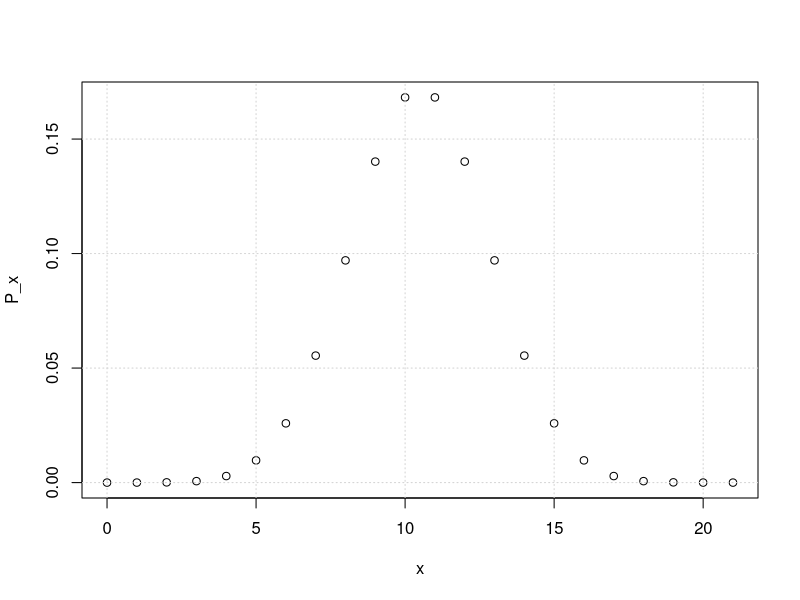
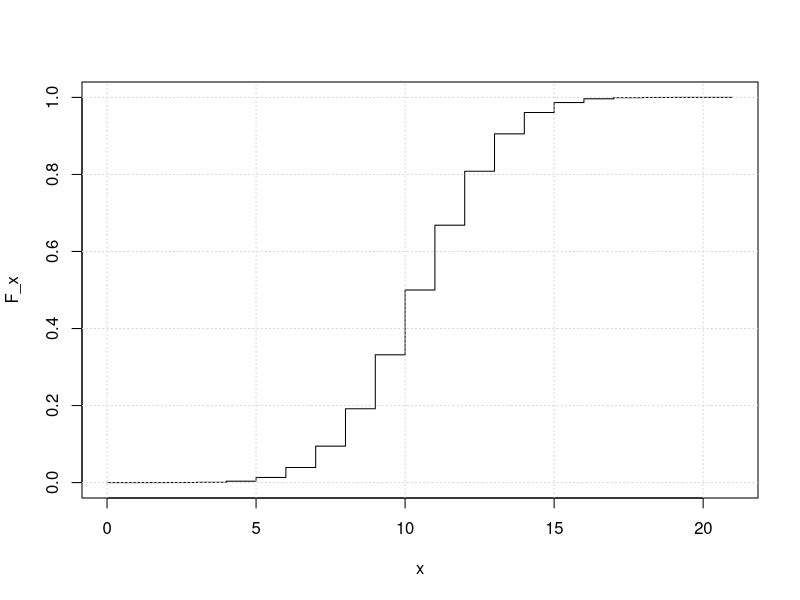
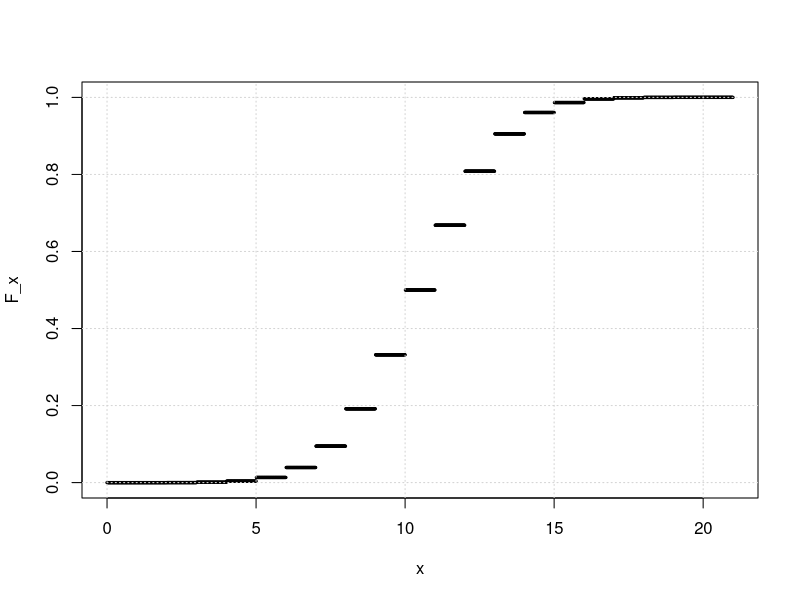
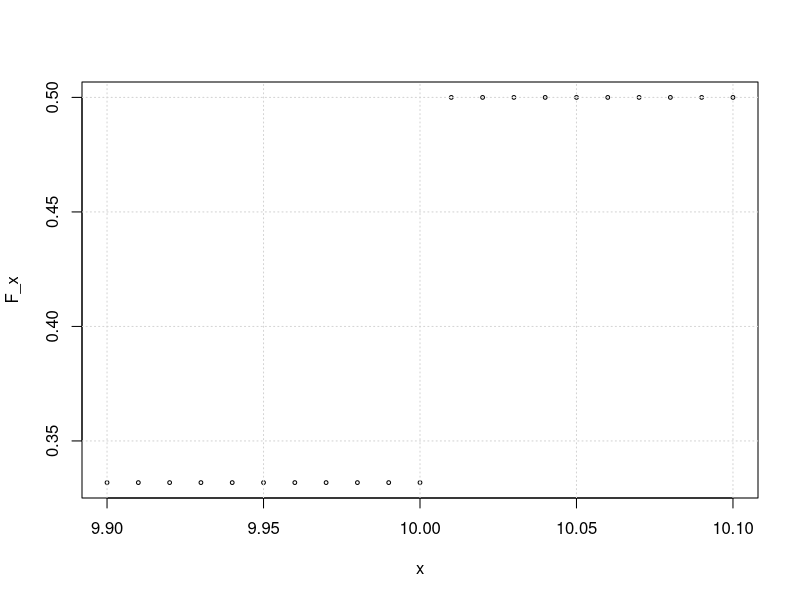
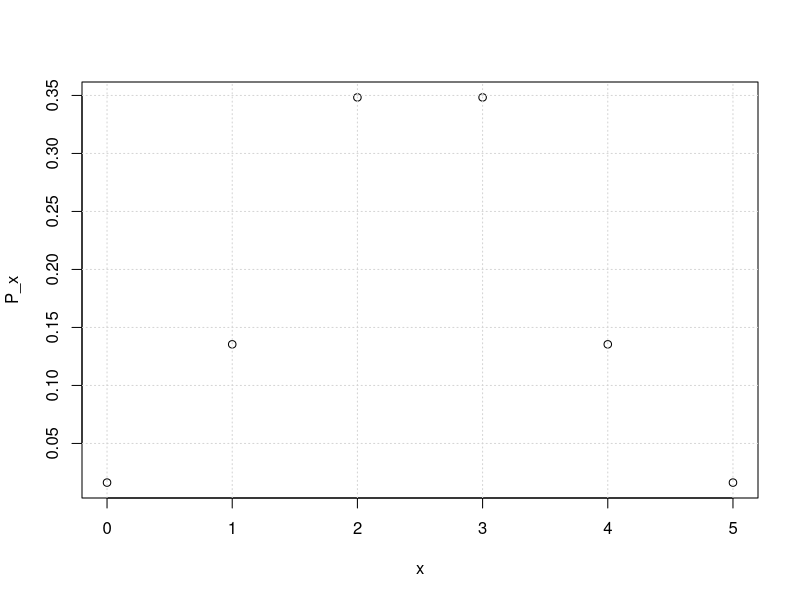
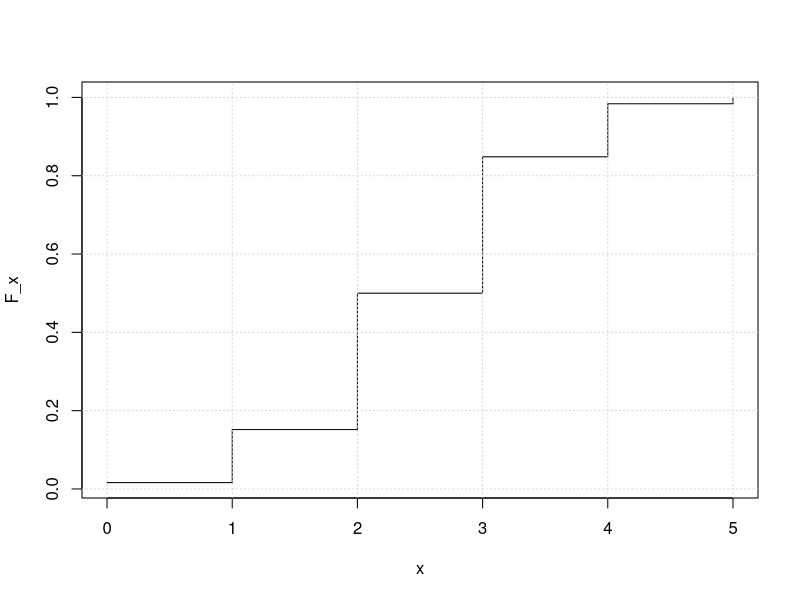
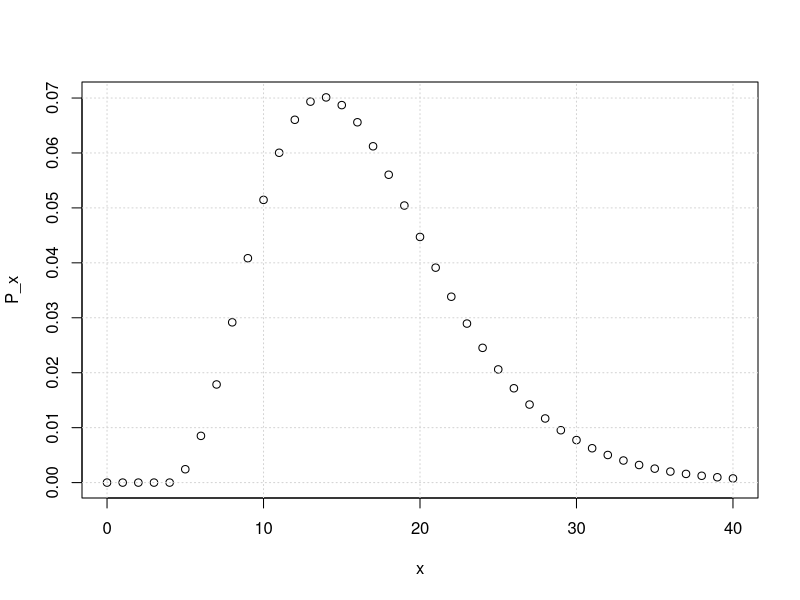
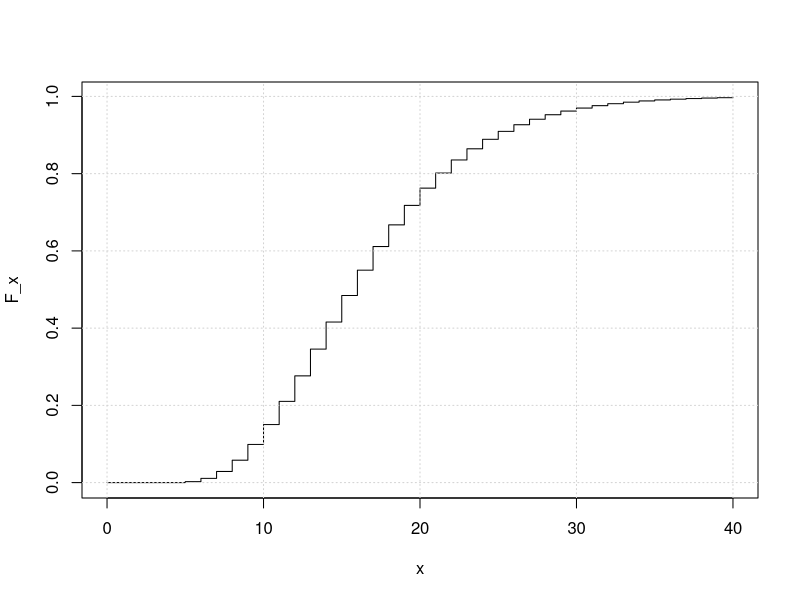

These figures' R source, in order:
# ......................................................................................
# ...........Exercise 5 - Selected distributions of a discrete random variable..........
# ......................................................................................
# ......................................................................................

# If text does not display correctly, set File \Reopen with Encoding ... to UTF-8 
# Use CTRL + SHIFT + O to display the contents of the script 
# Use CTRL + ENTER to run commands on a single line 

#  Overview of distributions and their functions ####
#  
# * Introduction: Probability, Cumulative Probability(Distribution) and Quantile ####
# functions
#  
# ** Probability function ####
#  
# - starts with the letter **d**: $p = P(X = x)$: p=d...(x,...)
#  
# ** Cumulative Probability(Distribution Function) ####
#  
# - starts with the letter **p**: $p = P(X \leq x)$:p=p...(x,...)
#  
# - note that Cumulative probability in R is with the alternative definition $P(X \leq
# t)$
#  
# - for our distribution function $F(t) = P(X<t)$: F(t)=p...(t - 1,...)
#  
# ** Quantile function ####
#  
# - starts with the letter **q**: $p \geq P(X \leq x)$: x=q...(p,...)
#  
# - searches for the smallest $x$ for which $P(X \leq x)$ is greater than $p$
#  


# * Binomial(Alternative): $X \sim Bi(n, π),X \sim A(π) = Bi(1, π)$ ####
#  
# - number of successes in $n$ Bernoulli attempts(or for one attempt in the case of
# Alternative dist.)
#  
# - every attempt has a chance of success $π$
#  


# Probability function P(X=x)
x = 10   # value for which we are looking for a p-st function
n = 21   # selection range
p = 0.5  # probability of success
dbinom(x, n, p)

dbinom(3.2, n, p)

options(warn=-1) # this can be used to turn off warnings


dbinom(3.2, n, p)

options(warn=0) # this is switched on again


# draw a probability function
x = 0:21 # minimum 0, maximum n has a positive probability
P_x = dbinom(x, n, p)
plot(x, P_x)
grid()

# Cumulative probability function P(X<=x)
x = 10   # value for which we are looking for a value of cumulative prob function
n = 21   # selection range
p = 0.5  # probability of success
pbinom(x, n, p)

# Distribution function F(x)=P(X<x)
x = 10   # value for which we are looking for a value of cumulative prob function
n = 21   # selection range
p = 0.5  # probability of success
pbinom(x, n, p) - dbinom(x, n, p)
# or
pbinom(x - 1, n, p)

# we plot the distribution function
x = 0:21 # minimum 0, maximum n has a positive probability
P_x = dbinom(x, n, p)
F_x = cumsum(P_x)
plot(x, F_x, type='s')
grid()

# or
x = seq(0, 21, 0.01) # minimum 0, maximum n
options(warn=-1)
F_x = pbinom(x, n, p) - dbinom(x, n, p)
plot(x, F_x, cex=0.3)
grid()
options(warn=0)

# check correctness at 10
x = seq(9.9, 10.1, 0.01) # minimum 0, maximum n
options(warn=-1)
F_x = pbinom(x, n, p) - dbinom(x, n, p)
options(warn=0)
plot(x, F_x, cex=0.5)
grid()

# find x for given q: q=P(X<=x)
q = 0.7  # h
n = 21   # selection range
p = 0.5  # probability of success
qbinom(q, n, p)
pbinom(11, n, p)
pbinom(12, n, p)
pbinom(13, n, p)

# Quantile function(inversion of dist. Function): q=F(x)=P(X<x)
q = 0.7   # probability for which we are looking for a quantile
n = 21   # selection range
p = 0.5  # probability of success
qbinom(q, n, p) + 1
pbinom(12 - 1, n, p)
pbinom(13 - 1, n, p)
pbinom(14 - 1, n, p)

# * Hypergeometric: $X \sim H(N, M, n)$ ####
#  
# - number of successes in $n$ dependent attempts
#  
# - type dependence:
#  
#     - $N$ objects,
#  
#     - of which $M$ objects with specified property,
#  
#     - size of the selection $n$
#  
#     - **we do not return back when selecting - the probability of selecting an object
# with a given property changes with each additional selected object**
#  
# - **R function takes as parameters * hyper(k, M, N - M, n)**
#  
# - k is the number of successes for which we calculate the probability,
#  
# - M is the number of objects with the specified property,
#  
# - NM is the number of objects without the specified property,
#  
# - n is the target size of the selection.
#  


# Probability function P(X=x)
x = 5   # value for which we are looking for a p-st function
N = 20  # total number of objects
M = 5   # of which with specified property
n = 10  # selection size
dhyper(x, M, N - M, n)

# plot a probability function
x = 0:5 # minimum 0, maximum n or M has a positive truth.
P_x = dhyper(x, M, N - M, n)
plot(x, P_x)
grid()

# Distribution function F(x)=P(X<x)
x = 5   # value for which we are looking for dist. function
N = 20  # total number of objects
M = 5   # of which with specified property
n = 10  # selection size
phyper(x - 1, M, N - M, n)

# plot the Distribution function
x = 0:5 # minimum 0, maximum n or M has a positive truth.
P_x = dhyper(x, M, N - M, n)
F_x = cumsum(P_x) 
plot(x, F_x, type='s')
grid()

# Quantile function(inversion of dist. Function): q=P(X<x)
q = 0.7 # probability for which we are looking for a quantile
N = 20  # total number of objects
M = 5   # of which with specified property
n = 10  # selection size
qhyper(q, M, N - M, n) + 1
phyper(3 - 1, M, N - M, n)
phyper(4 - 1, M, N - M, n)
phyper(5 - 1, M, N - M, n)

# * Negative binomial(Geometric): $X \sim NB(k, π), X \sim Ge(π) = NB(1, π)$ ####
#  
# - number of attempts up to $k$-th success(inclusive)
#  
# - Every attempt has a chance of success $π$
#  
# - **Negatively binomial NV is defined in R as the number of failures before the
# success**
#  
# - therefore we will send x - k as the first parameter
#  


# Probability function P(X=x)
x = 15   # number of attempts for which we are looking for prob. fc
k = 5    # required number of successes
p = 0.3  # prob. of individual trials
# Note that the first argument must be the number of failures
dnbinom(x - k, k, p)

# let's plot the probability function
x = 0:40 # minimum k, maximum unlimited
P_x = dnbinom(x - k, k, p)
plot(x, P_x)
grid()
# values 0,1,2,3,4 have P(x)=0


# Distribution function F(x)=P(X<x)
x = 15   # number of attempts for which we are looking for prob. fci
k = 5    # required number of successes
p = 0.3  # true individual trials
# Note that the first argument must be the number of failures
pnbinom(x - k - 1, k, p)

# let's draw the Distribution function
x = 0:40 # minimum 0, maximum n or M has a positive prob.
P_x = dnbinom(x - k, k, p)
F_x = cumsum(P_x)
plot(x, F_x, type='s')
grid()

# Quantile function(inversion of dist. Function): q=P(X<x)
q = 0.7  # prob. for quantile
k = 5    # required number of successes
p = 0.3  # true individual trials
qnbinom(q, k, p) + k + 1
pnbinom(19 - k - 1, k, p)
pnbinom(20 - k - 1, k, p)
pnbinom(21 - k - 1, k, p)

# * Poisson: $X \sim Po(λt)$ ####
#  
# - number of events in the Poisson process in a closed area(in time, area, volume)
#  
# - with occurrence density $λ$
#  
# - in time/area/volume of size $t$
#  


# Probability function P(X=x)
x = 9       # number of attempts for which we are looking for prob. fci
lambda = 5  # density of occurrence
t = 2       # area/time/volume
lt = lambda*t
dpois(x, lt)

# draw a probability function
x = 0:25 # minimum 0, maximum unlimited
P_x = dpois(x, lt)
plot(x, P_x)
grid()

# Distribution function F(x)=P(X<x)
x = 9       # number of attempts for which we are looking for prob. fci
lambda = 5  # density of occurrence
t = 2       # time/area
lt = lambda*t
ppois(x - 1, lt)

# let's plot the Distribution function
x = 0:25 # minimum 0, maximum n or M has a positive prob.
P_x = dpois(x, lt)
F_x = cumsum(P_x)
plot(x, F_x, type='s')
grid()

# Quantile function(inversion of dist. Function): q=P(X<x)
q = 0.4     # prob. for quantile
lambda = 5  # density of occurrence
t = 2       # time/area
lt = lambda*t
qpois(q, lt) + 1
ppois(9 - 1, lt)
ppois(10 - 1, lt)
ppois(11 - 1, lt)

#  Examples ####
#  
# * Example 1. ####
#  
# Bridge is played with 52 bridge cards, which are dealt among 4 players. There are
# always 2 players playing together. When dealing(13 cards) you received 2 aces. What is
# the probability that your partner will have the remaining two aces?
#  


# X... number of aces among 13 cards
# X~H(N=39, M=2, n=13)
# P(X=2)
M = 2
N = 39 # 52-13
n = 13
# calculation
dhyper(2, M, N - M, n) # which is dhyper(2,2,37,13)


# probability function graph
x = 0:M   # all possible implementations of NV X.
p = dhyper(x, M, N - M, n) # values of the probability function for x
plot(x, p)

# * Example 2. ####
#  
# Experiments have shown that a radioactive substance emits within 7.5 s an average of
# 3.87 α-particles. Determine the probability that this substance will emit at least one
# α-particle in 1 second.
#  


# X... number of radiated alpha particles during 1 s
# X~Po(lt=3.87/7.5)

lambda = 3.87/7.5 # frequency of occurrence
t = 1 # in 1 second
lt = lambda*t # Poisson distribution parameter

# P(X>=1)=P(X>0)=1 - P(X<=0)
1 - ppois(1 - 1, lt)

# probability function graph
# theoretically up to an infinite number of particles can be emitted,
# from a certain value the probability is negligible
x = 0:10   
p = dpois(x, lt) # probability function values for x
plot(x, p)

# * Example 3. ####
#  
# A friend sends you to the cellar to bring 4 bottled beers - two 10˚ and two 12˚. You
# don't know where to turn the light on, so you take 4 bottles blindly. How likely were
# you to comply with the requirement if you knew that there were a total of 10 10˚ and 6
# 12˚ in the base?
#  


# X... number of 10 ° beers among 4 selected
# X~H(N=16, M=10, n=4)

x = 2
N = 16
M = 10
n = 4

# P(X=2)
dhyper(x, M, N - M, n)

# graph of probability function
x = 0:4    # all possible implementations of NV X.
p = dhyper(x, M, N - M, n) # values of the probability function for x
plot(x, p)

# * Example 4. ####
#  
# On average, there are 15 certain microorganisms in one milliliter of a perfectly mixed
# solution. Determine the probability that there will be less than 5 of these
# micro-organisms in a test tube if a sample of 1/2 milliliter is randomly selected.
#  


# X... number of microorganisms in 0.5 ml solution
# X~Po(lt=15/2)

lambda = 15
t = 1/2
lt = lambda*t   # Poisson distribution parameter

# P(X<5)=P(X<=4)
ppois(5 - 1, lt)
# or
ppois(5,lt) - dpois(5,lt)

# graph of probability function
# in theory there may be an infinite number of microorganisms in solution,
# from a certain value the probability is negligible
x = 0:20   
p = dpois(x, lt) # values of the probability function for x
plot(x, p)

# * Example 5. ####
#  
# Throw 15 coins on the table. What is the probability that the number of coins lying
# face up is from 8 to 15?
#  


# X... number of coins that fall face up out of a total of 15 coins
# X~Bi(n=15, p=0.5)

n = 15
p = 0.5

# P(8<=X<=15)=P(X<=15) - P(X<8)=P(X<=15) - P(X<=7)
pbinom(15, n, p) - pbinom(7, n, p) 

# otherwise: P(8<=X<=15)=P(X>7)=1-P(X<=7)
1 - pbinom(7, n, p)

# graph of probability function
x = 0:15    # all possible implementations of NV X.
p = dbinom(x, n, p) # values of the probability function for x
plot(x, p)

# * Example 6. ####
#  
# The probability that we will call the studio of the radio station that has just
# announced a telephone competition is 0.08. What is the probability that we will manage
# to get in on the 4th attempt at the most?
#  


# X... number of attempts before we call the radio studio
# X~NB(k=1, p=0.08) or G(0.08)

x = 4
k = 1
p = 0.08

# P(X<=4)
pnbinom(x - k, k, p)

# graph of probability function
# theoretically we can make infinitely many attempts,
# from a certain value the probability is negligible
x = 1:40   
p = dnbinom(x - k, k, p) # probability function values for x
plot(x, p)

# * Example 7. ####
#  
# In average 10% of the components produce at the factory are defective. What is the
# probability that if we select thirty components from the daily production, at least
# two will be defective?
#  


# X... number of defective parts out of 30 selected
# X~Bi(n=30, p=0.1)

n = 30
p = 0.1

# P(X>=2)=1 - P(X<2)=1 - P(X<=1)
1 - pbinom(1, n, p)

# or P(X>=2) all except 0 and 1
1 - (dbinom(0, n, p) + dbinom(1, n, p))

# graph of probability function
x = 0:30            # all possible implementations of NV X.
p = dbinom(x, n, p) # values of the probability function for x
plot(x,p)

# * Example 8. ####
#  
# There are 200 parts in stock. 10% of them are defective. What is the probability that
# if we select thirty parts from the warehouse, at least two will be defective?
#  


# X... number of defective parts out of 30 selected from 200
# X~H(N=200, M=20, n=30)

N = 200 
M = 20 
n = 30

# P(X>=2)=1 - P(X<2)=1 - P(X<=1)
1 - phyper(2 - 1, M, N - M, n)

# graph of probability function
x = 0:30   # all possible implementations of NV X.
p = dhyper(x, M, N - M, n) # probability function values for x
plot(x, p)

# * Example 9. ####
#  
# In a company, it was found that some illegal software was installed on 33% of
# computers. Determine the probability and distribution function of the number of
# computers with illegal software among the three computers inspected.
#  


# X... number of computers with illegal software out of 3 checked
# X~Bi(n=3, p=0.33)

n = 3
p = 0.33

# probabilistic function
x = 0:3  # all possible implementations of NV X
p = dbinom(x, n, p) # probability function values for x

p = round(p, 3) # rounding probabilities to 3 des. places
p[4] = 1 - sum(p[1:3]) # completion of the last value by 1

tab = rbind(x, p) # Create probability function table
rownames(tab) = c("x", "P(x)")
tab

# probability function graph
plot(x, p)

# distribution function
cumsum(p) # simplified distribution function listing


# * Example 10. ####
#  
# Sportka is a lottery game in which the bettor bets six numbers out of forty-nine,
# which he expects to fall in a future draw. To participate in the game, it is necessary
# to choose at least one combination of 6 numbers (always 6 numbers per column of 49
# numbers) and use crosses to mark picked numbers. You can bet multiple times by filling
# multiple columns. The bettor wins if he guesses at least three numbers from the drawn
# six numbers. What is the probability that in order for the bettor to win, he will have
# to fill in:
#  


# First the probability that we get in one column

# Y... number of guessed numbers in 6 drawn from 49
# Y~H(N=49, M=6, n=6)

N = 49
M = 6
n = 6

# P-st guess at least 3 numbers in one column
# P(Y>=3)=1 - P(Y<3)=1 - P(Y<=2)
pp = 1 - phyper(3 - 1, M, N - M, n)
pp

# ** a) ####
#  
# just three columns,
#  


# X… the number of columns a bettor will have to fill in order to win
# X~NB(k=1, p=pp)

# a) P(X=3)
k = 1
p = pp

dnbinom(3 - k, k, pp)

# ** b) ####
#  
# at least 5 columns,
#  


# b) P(X>=5)=1 - P(X<5)=1 - P(X<=4)

1 - pnbinom(5 - k - 1, k, pp)

# ** c) ####
#  
# less than 10 columns,
#  


# c) P(X<10)=P(X<=9)
pnbinom(10 - k - 1, k, pp)

# * d) ####
#  
# more than 5 and at most 10 columns?
#  


# P(5<X<=10)=P(X<=10) - P(X<=5)
pnbinom(10 - k, k, pp)-pnbinom(5 - k, k, pp) 
# or P(X<11) - P(X<6)
pnbinom(11 - k - 1, k, pp)-pnbinom(6 - k - 1, k, pp) 

# * Example 11. ####
#  
# The probability of throwing 6 on a 6-wall cube is 1/6. We roll until we roll six 10
# times.
#  
# ** a) ####
#  
# What is the mean value of the number of throws.
#  


# X… rolls the dice before we roll 10 sixes
# X~NB(k=10, p=1/6)

k = 10
p = 1/6

E_X = k/p
E_X

# ** b) ####
#  
# How many throws do we have to count on if we want the probability of throwing 10 sixes
# to be at least 70%.
#  


# P(X<=k)>=0.7
qnbinom(0.7, k, p) + k



